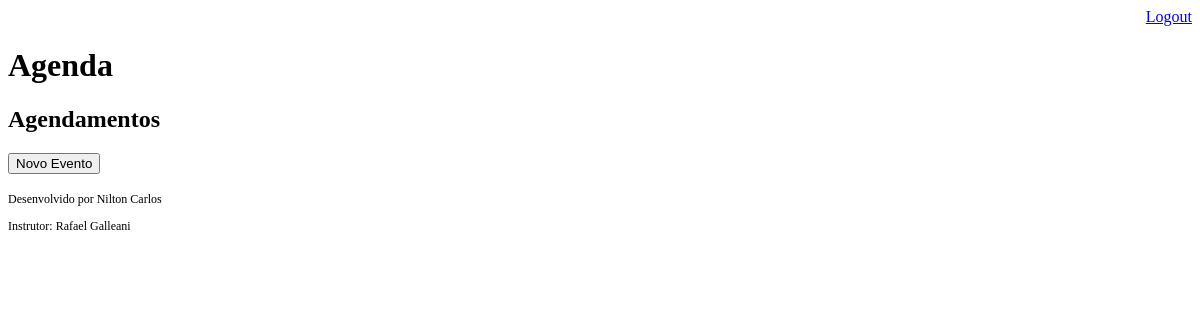
Page /agenda/ (signed in) on the earlier database version.
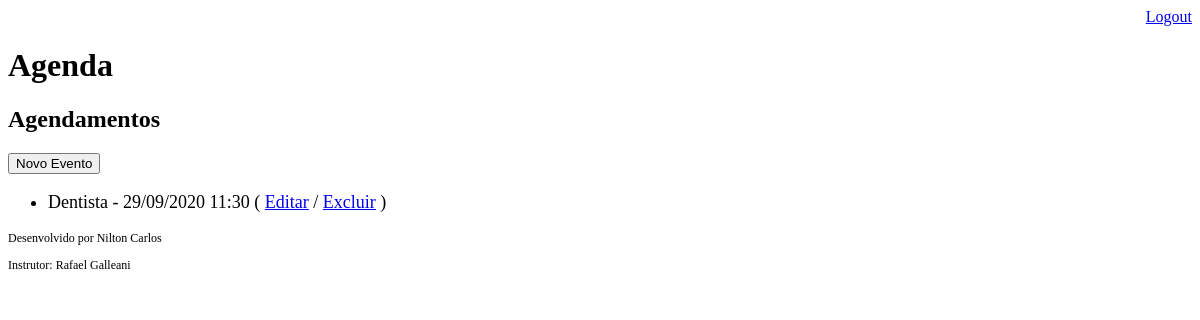
Same page on the later database version.
### core/models.py (models this page shows, shortened)
class Evento(models.Model):
    titulo = models.CharField(max_length=100)
    descricao = models.TextField(blank=True, null=True)
    data_evento = models.DateTimeField(verbose_name='Data do Evento')
    data_criacao = models.DateTimeField(auto_now=True, verbose_name='Data de Criação')
    usuario = models.ForeignKey(User, on_delete=models.CASCADE)
    class Meta:
        db_table = 'evento'
    def get_data_evento(self):
        return self.data_evento.strftime('%d/%m/%Y %H:%M')
    def get_evento_atrasado(self):
        if self.data_evento < datetime.now():
            return True
        else:
            return False

### core/views.py (the view)
# urls.py: path('agenda/', views.lista_eventos),
@login_required(login_url='/login/')
def lista_eventos(request):
    data_atual = datetime.now() - timedelta(hours=1)
    usuario = request.user  # duas próximas linhas para serem usadas caro queira filtrar agenda por usuário
    evento = Evento.objects.filter(usuario=usuario, data_evento__gt=data_atual)
    dados = {'eventos': evento}
    return render(request, 'agenda.html', dados)

### templates/agenda.html
{% extends "model-page.html" %}
{% block content %}
    <h2>Agendamentos</h2>
    <a href="evento/">
        <button type="button">Novo Evento</button>
    </a>
    <ul style="font-size: 18px">
        {% for evento in eventos %}
            <li>
                <div style={% if evento.get_evento_atrasado %} "color:red" {% endif %}>
                    {{evento.titulo}} - {{evento.get_data_evento}}
                    ( <a href="evento/?id={{ evento.id }}">Editar</a>
                    / <a href="evento/delete/{{ evento.id }}/">Excluir</a> )
                </div>
            </li>
        {% endfor %}
    </ul>
{% endblock %}

### templates/model-page.html
<!DOCTYPE html>
<html lang="en">
<head>
    {% include "model-header.html" %}
</head>
<body>
    {% block content %} {% endblock %}
    {% include "model-footer.html" %}
</body>
</html>

### templates/model-header.html (shortened to what this page needs)
    <div align="right">
        <a href="/logout">Logout</a>
    </div>
    <h1>Agenda</h1>

### templates/model-footer.html
<p style="font-size: 12px">Desenvolvido por Nilton Carlos</p>
<p style="font-size: 12px">Instrutor: Rafael Galleani</p>

Differences in the rows shown:
added Evento: titulo "Dentista", get_data_evento "29/09/2020 11:30"
